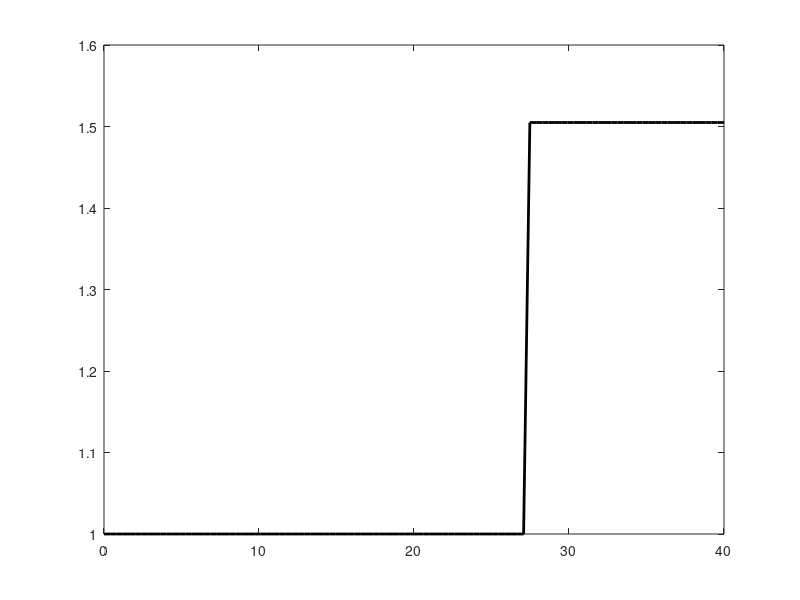

This chart was generated by the following MATLAB code: (Note: this script raises an error after producing the figure.)
function SectionProfile_ObliqueHydraulicJump
%SECTIONPROFILE_OBLIQUEHYDRAULICJUMP Summary of this function goes here
%   Detailed explanation goes here

np = 100;
y0 = 20;
EPS = 1e-10;
xp = linspace(eps, 40-EPS, np);
yp = ones(1, np)*y0;
hp = ExactH(xp, yp);

figure('Color', 'w');
plot(xp, hp, 'k-', 'LineWidth', 2); hold on;

% Draw result
meshtype = 'tri';
filename = ['SWE2D_ObliqueHydraulicJump_VBVA_',meshtype,'.nc'];
p0 = DrawProfile(y0, filename, meshtype, 'r--');

filename = ['SWE2D_ObliqueHydraulicJump_VBJK_',meshtype,'.nc'];
% filename = 'SWE2D_ObliqueHydraulicJump_quad_300.nc';
p1 = DrawProfile(y0, filename, meshtype, 'b-.');

filename = ['SWE2D_ObliqueHydraulicJump_VBHWENO_',meshtype,'.nc'];
p2 = DrawProfile(y0, filename, meshtype, 'g:');

legend({'Exact','VA','JK','QS'}, ...
    'Location', 'NorthWest', 'box', 'off', 'FontSize', 16)

ylabel('$h (m)$','Interpreter', 'Latex', 'FontSize', 16);
xlabel('$x (m)$','Interpreter', 'Latex', 'FontSize', 16);
box on; grid on;
title(['$y=',num2str(y0),' m$'],'Interpreter', 'Latex', 'FontSize', 18);
end

function hp = ExactH(xp, yp)
k = -tan(30/180*pi);
hp = ones(size(xp));
flag = ((xp - 10)*k + 30)<yp;
hp(flag) = 1.5049;
end

function p = DrawProfile(y0, filename, meshType, lineType)
% Parameter
lineWidth   = 2.5;
markerSize  = 8;
finalTime   = 14;
fileID      = 1;
np = 50;
xp = linspace(eps, 40-eps, np);
yp = ones(1, np)*y0;
varname = 'h';

strcname = {filename};
Postpro  = Utilities.PostProcess.Postprocess(strcname, meshType, fileID);
numSol  = Postpro.GetVarData(varname, finalTime, fileID);
numH    = Postpro.Interp2D(numSol, xp, yp, fileID);
p = plot(xp, numH, lineType, 'LineWidth', lineWidth, ...
    'MarkerSize', markerSize);
end% func

